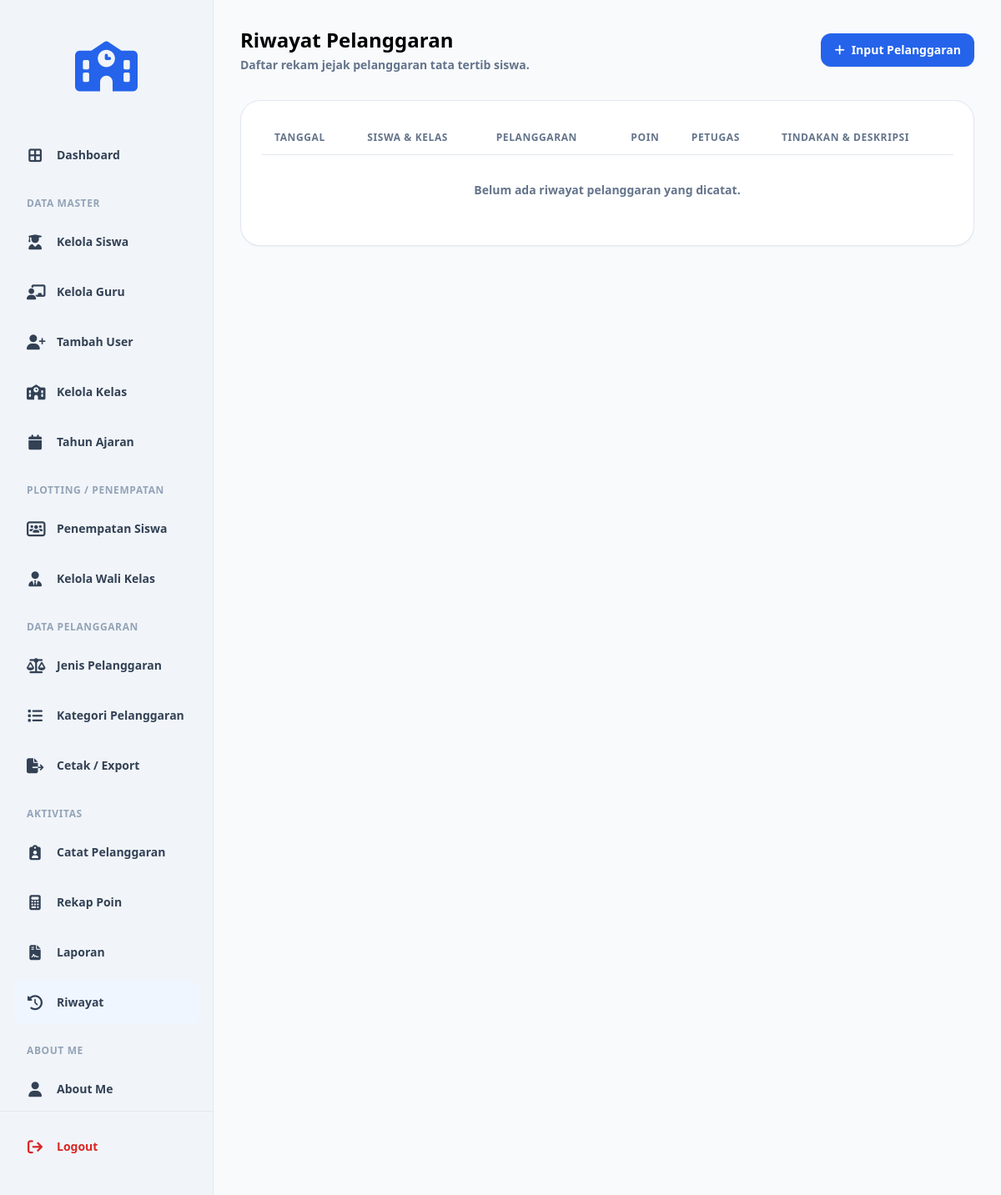
The page /riwayat.php (signed in) on the database as committed earlier.
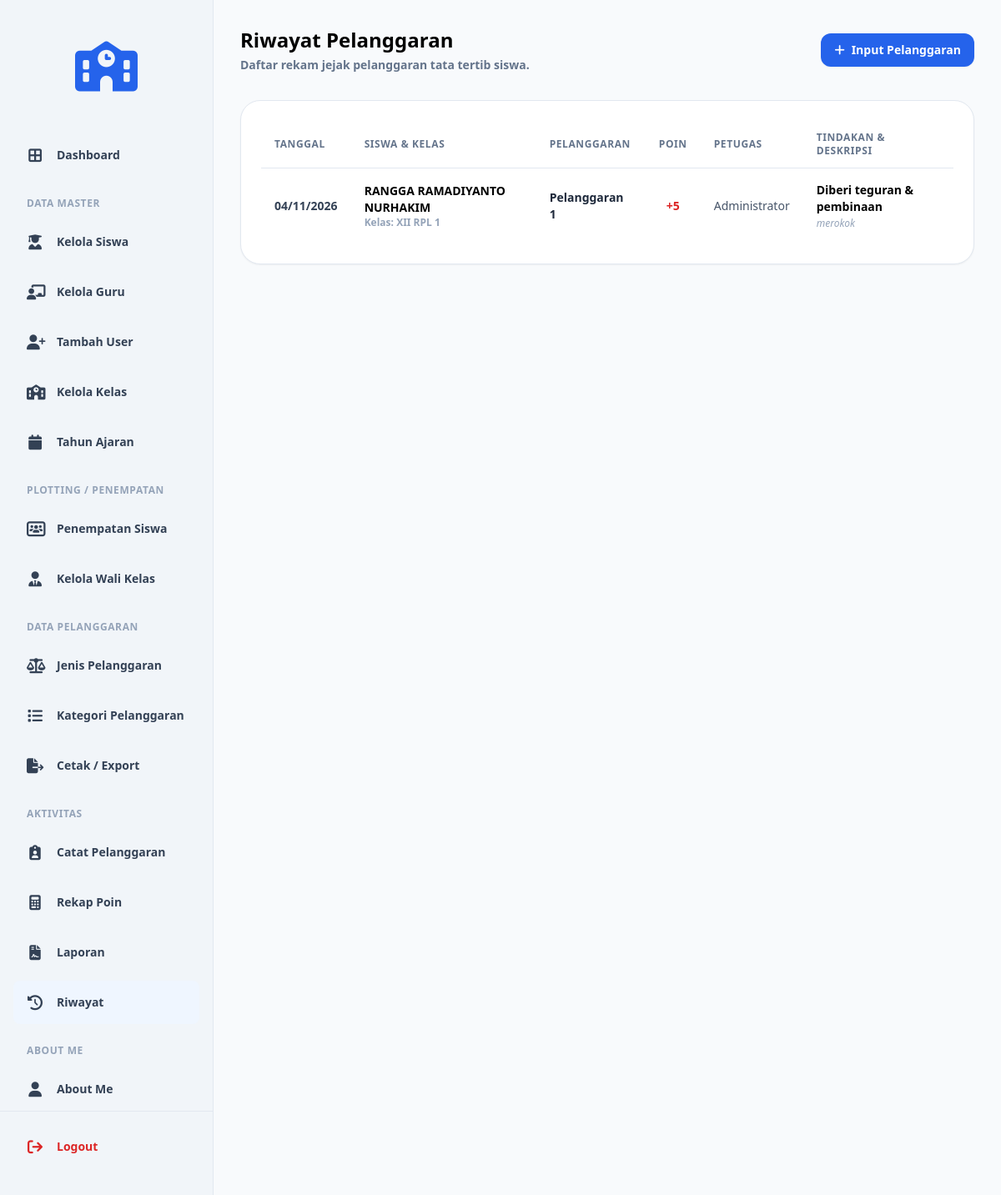
The same page on the database as committed later.
### tables this page shows
CREATE TABLE `t_pelanggaran_siswa` (
  `id` int(11) NOT NULL,
  `tahun_ajaran_id` int(11) DEFAULT NULL,
  `siswa_id` int(11) DEFAULT NULL,
  `nama_siswa` varchar(150) NOT NULL,
  `kelas_id` int(11) DEFAULT NULL,
  `nama_kelas` varchar(100) NOT NULL,
  `pelanggaran_id` int(11) DEFAULT NULL,
  `nama_pelanggaran` int(11) NOT NULL,
  `pelanggaran_kategori_id` int(11) DEFAULT NULL,
  `guru_id` int(11) DEFAULT NULL,
  `nama_guru` varchar(150) NOT NULL,
  `tanggal` date DEFAULT NULL,
  `keterangan` text NOT NULL,
  `poin` int(11) NOT NULL,
  `tindakan` text NOT NULL,
  `status` varchar(30) NOT NULL,
  `created_at` timestamp NOT NULL DEFAULT current_timestamp(),
  `updated_at` timestamp NOT NULL DEFAULT current_timestamp()
);

CREATE TABLE `t_siswa` (
  `id` int(11) NOT NULL,
  `nis` varchar(20) DEFAULT NULL,
  `nisn` varchar(20) DEFAULT NULL,
  `nama` varchar(150) DEFAULT NULL,
  `jenis_kelamin` varchar(4) NOT NULL,
  `tanggal_lahir` date NOT NULL,
  `alamat` text NOT NULL,
  `status_aktif` tinyint(1) NOT NULL,
  `created_at` timestamp NOT NULL DEFAULT current_timestamp(),
  `updated_at` timestamp NOT NULL DEFAULT current_timestamp()
);

CREATE TABLE `t_kelas` (
  `id` int(11) NOT NULL,
  `nama` varchar(100) DEFAULT NULL,
  `tingkat` varchar(20) NOT NULL,
  `jurusan` varchar(100) NOT NULL,
  `status_aktif` tinyint(1) NOT NULL,
  `created_at` timestamp NOT NULL DEFAULT current_timestamp(),
  `updated_at` timestamp NOT NULL DEFAULT current_timestamp()
);

CREATE TABLE `t_pelanggaran` (
  `id` int(11) NOT NULL,
  `pelanggaran_kategori_id` int(11) DEFAULT NULL,
  `kode` varchar(30) DEFAULT NULL,
  `nama` varchar(30) DEFAULT NULL,
  `poin` int(11) NOT NULL,
  `deskripsi` text NOT NULL,
  `status_aktif` tinyint(1) NOT NULL,
  `created_at` timestamp NOT NULL DEFAULT current_timestamp(),
  `updated_at` timestamp NOT NULL DEFAULT current_timestamp()
);

### riwayat.php (the view, shortened to what the changed rows need)
<?php
include 'config/koneksi.php';
$query = "SELECT ps.*,
                 s.nama AS nama_siswa, s.nis,
                 p.nama AS nama_pelanggaran, p.poin,
                 ka.nama AS nama_kelas
          FROM t_pelanggaran_siswa ps
          LEFT JOIN t_siswa s ON ps.siswa_id = s.id
          LEFT JOIN t_pelanggaran p ON ps.pelanggaran_id = p.id
          LEFT JOIN t_kelas ka ON ps.kelas_id = ka.id
          ORDER BY ps.tanggal DESC, ps.id DESC";
$rows = [];
$result = @mysqli_query($koneksi, $query);
if ($result) {
    while ($row = mysqli_fetch_assoc($result)) {
        $rows[] = $row;
    }
} else {
    $rows = [];
}
?><!DOCTYPE html>
<html lang="id">
<head>
    <?php include 'layouts/head.php'; ?>
</head>
<body class="bg-slate-50 text-slate-800 font-sans min-h-screen flex">
    <main class="flex-1 p-8 bg-slate-50 overflow-y-auto">
        <div class="flex justify-between items-center mb-8">
            <div>
                <h1 class="text-2xl font-bold text-black">Riwayat Pelanggaran</h1>
            </div>
        </div>
        <div class="bg-white p-6 rounded-[1.5rem] shadow-sm border border-slate-200">
            <div class="overflow-x-auto">
                <table class="w-full text-left border-collapse">
                    <thead>
                        <tr class="border-b border-slate-200 text-xs font-bold text-slate-500 uppercase tracking-wider">
                            <th class="py-3 px-4">TANGGAL</th>
                            <th class="py-3 px-4">SISWA & KELAS</th>
                            <th class="py-3 px-4">PELANGGARAN</th>
                            <th class="py-3 px-4 text-center">POIN</th>
                            <th class="py-3 px-4">PETUGAS</th>
                            <th class="py-3 px-4">TINDAKAN & DESKRIPSI</th>
                        </tr>
                    </thead>
                    <tbody class="divide-y divide-slate-100 text-sm">
                        <?php if (!empty($rows)): ?>
                            <?php foreach ($rows as $row):
                                $nama_siswa = !empty($row['nama_siswa']) ? $row['nama_siswa'] : 'Siswa Tidak Ditemukan';
                                $nama_kelas = !empty($row['nama_kelas']) ? $row['nama_kelas'] : '-';
                                $nama_pelanggaran = !empty($row['nama_pelanggaran']) ? $row['nama_pelanggaran'] : 'Jenis Pelanggaran Tidak Ada';
                                $poin = $row['poin'] ?? 0;
                                $tanggal = !empty($row['tanggal']) ? date('d/m/Y', strtotime($row['tanggal'])) : '-';
                            ?>
                                <tr class="hover:bg-slate-50 transition">
                                    <td class="py-4 px-4 font-bold text-slate-700 whitespace-nowrap">
                                        <?php echo htmlspecialchars($tanggal); ?>
                                    </td>
                                    <td class="py-4 px-4">
                                        <div class="font-bold text-black"><?php echo htmlspecialchars($nama_siswa); ?></div>
                                        <div class="text-xs text-slate-400 font-bold">Kelas: <?php echo htmlspecialchars($nama_kelas); ?></div>
                                    </td>
                                    <td class="py-4 px-4 font-bold text-slate-800">
                                        <?php echo htmlspecialchars($nama_pelanggaran); ?>
                                    </td>
                                    <td class="py-4 px-4 text-center font-bold text-red-600">
                                        +<?php echo $poin; ?>
                                    </td>
                                    <td class="py-4 px-4 text-slate-600 font-medium">
                                        Administrator
                                    </td>
                                    <td class="py-4 px-4">
                                        <div class="font-bold text-black"><?php echo htmlspecialchars($row['tindakan'] ?? '-'); ?></div>
                                        <div class="text-xs text-slate-400 font-medium italic mt-0.5"><?php echo htmlspecialchars($row['keterangan'] ?? '-'); ?></div>
                                    </td>
                                </tr>
                            <?php endforeach; ?>
                        <?php else: ?>
                            <tr>
                                <td colspan="6" class="py-8 text-center text-slate-500 font-bold">Belum ada riwayat pelanggaran yang dicatat.</td>
                            </tr>
                        <?php endif; ?>
                    </tbody>
                </table>
            </div>
        </div>
    </main>
</body>
</html>

Rows that differ between the two databases and show on the page:
added t_pelanggaran_siswa: tanggal "04/11/2026", siswa.nama "RANGGA RAMADIYANTO NURHAKIM", kelas.nama "XII RPL 1", pelanggaran.nama "Pelanggaran 1", pelanggaran.poin "5", tindakan "Diberi teguran & pembinaan", keterangan "merokok"
Other text that changed with them:
text no longer shown: "Belum ada riwayat pelanggaran yang dicatat."
